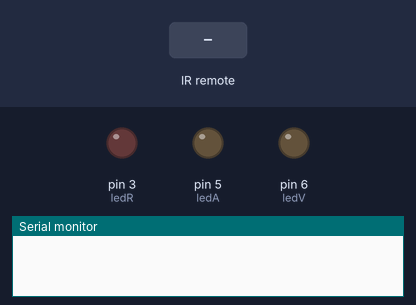
Recording of a sketch running on a simulated Arduino Uno, built with avr-gcc and run on an emulated ATmega328P. Shown: output pins drawn as LEDs (lit = HIGH), the last lines printed to the serial monitor. The test bench sets the inputs (shaded band).

Above: at 1.2 s.
1.3 s: infrared code 0xFD08F7 received
At 1.9 s:
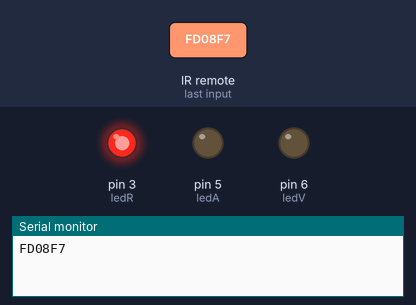
2.8 s: infrared code 0xFD8877 received
At 3.1 s:
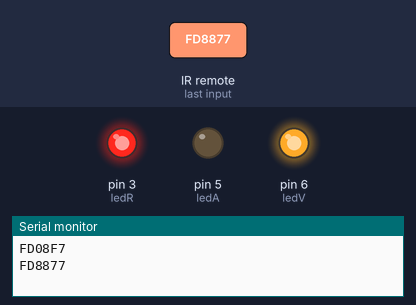
4.3 s: infrared code 0xFD48B7 received
At 5.5 s:
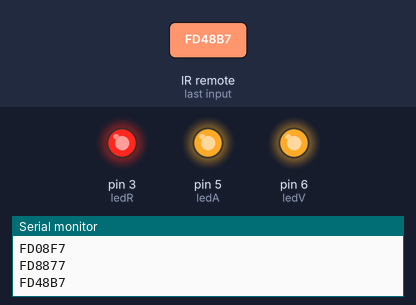
5.8 s: infrared code 0xFD28D7 received
At 6.7 s:
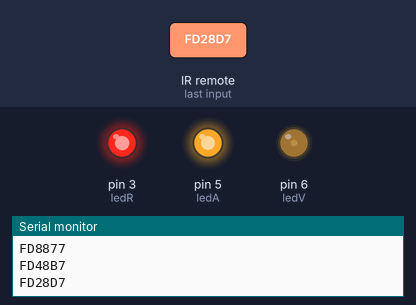
7.3 s: infrared code 0xFD30CF received
At 8.0 s:
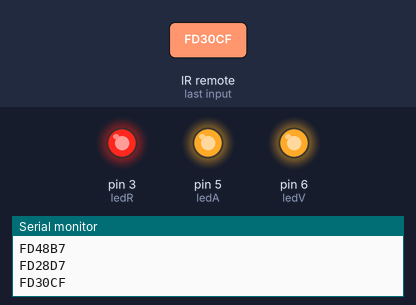
8.8 s: infrared code 0xFD08F7 received
At 9.2 s:
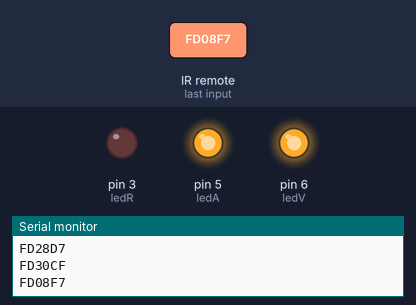
Timing chart, 0 to 11.3 s (numbered marks = the images above; inputs shaded):
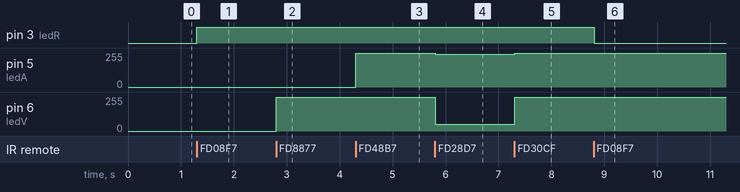

Measured:
- after the input at 1.3 s, pin 3 (ledR): LOW → HIGH at once
- after the input at 2.8 s, pin 6 (ledV): 0/255 → 255/255 at once
- after the input at 4.3 s, pin 5 (ledA): 0/255 → 255/255 at once
- after the input at 5.8 s, pin 5 (ledA): 255/255 → 246/255 at once; pin 6 (ledV): 255/255 → 51/255 at once
- after the input at 7.3 s, pin 5 (ledA): 246/255 → 255/255 at once; pin 6 (ledV): 51/255 → 255/255 at once
- after the input at 8.8 s, pin 3 (ledR): HIGH → LOW at once

The sketch:

ReceptorInfrarrojo.ino
```cpp
#include <IRremote.h>

#define B1 0xFD08F7 //Rojo
#define B2 0xFD8877 //Verde
#define B3 0xFD48B7 //Azul
#define B0 0xFD30CF //Blanco
#define BApagado 0xFD00FF //apagar
#define B4 0xFD28D7 //Rosa
#define B5 0xFDA857 //Naranja
#define B6 0xFDA857 //

int ledR = 3;   //rojo
int ledV = 6;   //Verde
int ledA = 5;   //Azul

int SENSOR = 11;
IRrecv irrecv(SENSOR);
decode_results codigo;

void setup()
{
	Serial.begin(9600);
    irrecv.enableIRIn();

    //leds output
    pinMode(ledR,OUTPUT);
    pinMode(ledV,OUTPUT);
    pinMode(ledA, OUTPUT);
}

void loop()
{
	if(irrecv.decode(&codigo)){
        Serial.println(codigo.value,HEX);

        //leer los botones y darles una accion

        //rojo
        if(codigo.value == B1){
            digitalWrite(ledR, !digitalRead(ledR));
        }

        //verde
        if(codigo.value == B2){
            digitalWrite(ledV, !digitalRead(ledV));
        }

        //azul
        if(codigo.value == B3){
            digitalWrite(ledA, !digitalRead(ledA));
        }

        //blanco
        if(codigo.value == B0){
            resetColor();
            digitalWrite(ledR, !digitalRead(ledR));
            digitalWrite(ledV, !digitalRead(ledV));
            digitalWrite(ledA, !digitalRead(ledA));
        }

        //off
        if(codigo.value == BApagado){
            resetColor();
        }

        //Rosa
        if(codigo.value == B4){
            resetColor();
            analogWrite(ledR, 255);
            analogWrite(ledV, 51);
            analogWrite(ledA, 246);
        }

        irrecv.resume();
    }
    delay(100);
}

void resetColor(){
    analogWrite(ledR, 0);
    analogWrite(ledV, 0);
    analogWrite(ledA, 0);
}
```
